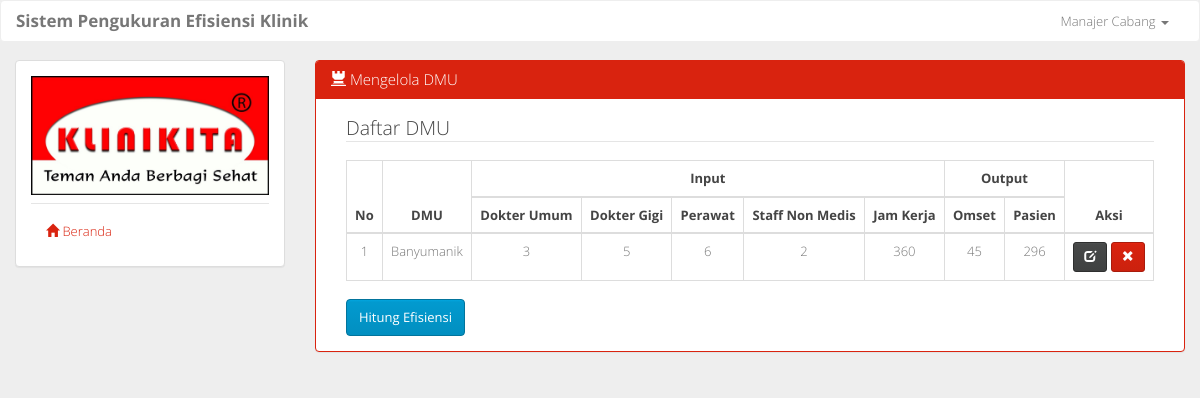
The page /mengelola_dmu.php (signed in) on the database its author committed.
### tables this page shows
CREATE TABLE `tb_variabel` (
  `id_variabel` int(11) NOT NULL,
  `nama_variabel` varchar(50) NOT NULL,
  `jenis_variabel` char(1) NOT NULL,
  `satuan` varchar(50) NOT NULL
);

CREATE TABLE `tb_detail_dmu` (
  `id_detail_dmu` int(11) NOT NULL,
  `id_klinik` int(11) NOT NULL,
  `id_variabel` int(11) NOT NULL,
  `nilai_variabel` int(11) NOT NULL
);

### mengelola_dmu.php (the view, shortened to what this page needs)
<?php include 'layout.php'; ?>
				<div class="col-sm-9">
					<div class="panel panel-primary">
					  	<div class="panel-heading">
					    	<h3 class="panel-title"><span class="glyphicon glyphicon-tower"></span> Mengelola DMU</h3>
					  	</div>
					  	<div class="panel-body">
						  	<div class="col-sm-12">
						  		<legend>Daftar DMU</legend>
						  		<?php
									$query = mysqli_query($conn, "SELECT * FROM tb_variabel ORDER BY jenis_variabel ASC, id_variabel ASC");
									$list_var = '';
									$input = 0;
									$output = 0;
									if (mysqli_num_rows($query) > 0) {
										while($var = mysqli_fetch_assoc($query)) {
											if ($var['jenis_variabel'] == 'i') {
												$input++;
											} else {
												$output++;
											}
											$nama = str_replace('_',' ',$var['nama_variabel']);
											$list_var .= "<th>$nama</th>";
										}
									}
									$i = 1;
									$query = mysqli_query($conn, 'SELECT k.cabang_klinik, d.id_klinik FROM tb_klinik AS k, tb_detail_dmu AS d WHERE k.id_klinik=d.id_klinik AND d.id_klinik="'.$_SESSION['id_klinik'].'" GROUP BY id_klinik ORDER BY id_detail_dmu');
									if (mysqli_num_rows($query) > 0) {
										echo '
											<table class="table table-bordered table-hover table-responsive">
												<thead>
													<tr>
														<th rowspan="2">No</th>
														<th rowspan="2">DMU</th>
														<th colspan="'.$input.'">Input</th>
														<th colspan="'.$output.'">Output</th>
														<th rowspan="2">Aksi</th>
													</tr>
													<tr>
														'.$list_var.'
													</tr>
												</thead>
												<tbody>
										';
										while ($cabang = mysqli_fetch_assoc($query)) {
											echo '
												<tr>
													<td>'.$i.'</td>
													<td>'.$cabang["cabang_klinik"].'</td>
											';
											$id_klinik = $cabang['id_klinik'];
											$query_input = mysqli_query($conn, 'SELECT d.nilai_variabel FROM tb_detail_dmu AS d, tb_variabel AS v WHERE d.id_variabel=v.id_variabel AND id_klinik='.$id_klinik.' AND v.jenis_variabel="i" ORDER BY v.jenis_variabel ASC, d.id_variabel');
											if (mysqli_num_rows($query_input)) {
												while ($nilai_var = mysqli_fetch_assoc($query_input)) {
													echo '<td>'.$nilai_var["nilai_variabel"].'</td>';
												}
											}
											$query_output = mysqli_query($conn, 'SELECT d.nilai_variabel FROM tb_detail_dmu AS d, tb_variabel AS v WHERE d.id_variabel=v.id_variabel AND id_klinik='.$id_klinik.' AND v.jenis_variabel="o" ORDER BY v.jenis_variabel ASC, d.id_variabel');
											if (mysqli_num_rows($query_output)) {
												while ($nilai_var = mysqli_fetch_assoc($query_output)) {
													echo '<td>'.$nilai_var["nilai_variabel"].'</td>';
												}
											}
											echo '
													<td>
														<a href="ubah_dmu.php?id='.$id_klinik.'" class="btn btn-default btn-sm"><span class="glyphicon glyphicon-edit"></span></a>
														<a href="process/hapus_dmu.php?id='.$id_klinik.'" onclick="return hapus()" class="btn btn-primary btn-sm"><span class="glyphicon glyphicon-remove"></span></a>
											        </td>
												</tr>
											';
											$i++;
										}
										$q = mysqli_query($conn, 'SELECT id_klinik FROM tb_detail_dmu GROUP BY id_klinik');
										if (mysqli_num_rows($q) == 1) {
											echo '
													</tbody>
												</table>
											<button class="btn btn-info" type="button" disabled>Hitung Efisiensi</button>
											';
										} else {
											echo '
													</tbody>
												</table>
											<a href="process/simplex.php" class="btn btn-info" type="button">Hitung Efisiensi</a>
											';
										}
									}
								?>
						  	</div>
					  	</div>
					</div>
				</div>
<?php include 'layout2.php' ?>

### assets/css/style.css (style rules this page uses)
body { background-color: #eee; }
th, td { text-align: center; }

### rows shown on the page
tb_variabel: nama_variabel "Dokter Umum"
tb_variabel: nama_variabel "Dokter Gigi"
tb_variabel: nama_variabel "Perawat"
tb_variabel: nama_variabel "Staff Non Medis"
tb_variabel: nama_variabel "Jam Kerja"
tb_variabel: nama_variabel "Omset"
tb_variabel: nama_variabel "Pasien"
tb_detail_dmu: nilai_variabel "3"
tb_detail_dmu: nilai_variabel "5"
tb_detail_dmu: nilai_variabel "6"
tb_detail_dmu: nilai_variabel "2"
tb_detail_dmu: nilai_variabel "360"
tb_detail_dmu: nilai_variabel "45"
tb_detail_dmu: nilai_variabel "296"

### other values the page prints
$_SESSION['user'] "Manajer Cabang"
$cabang["cabang_klinik"] "Banyumanik"
